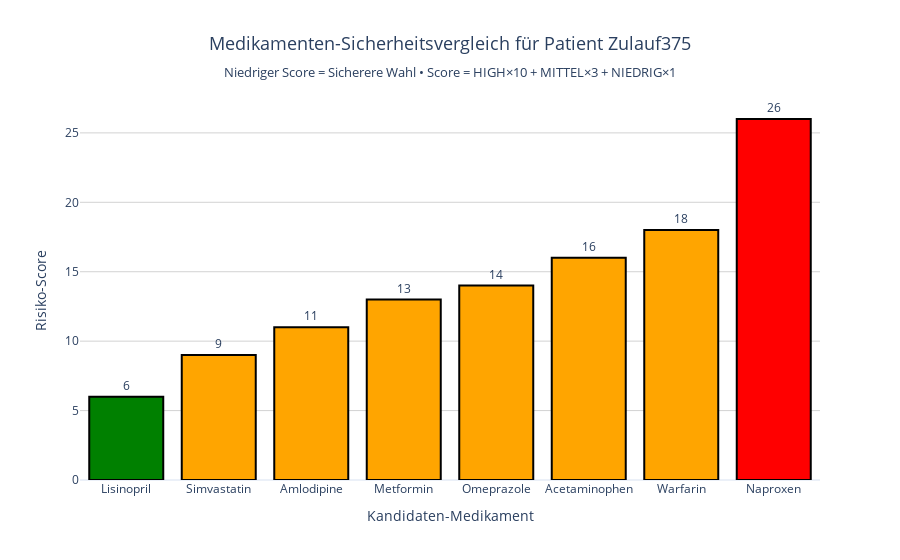

Source (notebook cell):
### Code cell
# Visualisierung 1: Risiko-Score Vergleich als Balkendiagramm
fig = go.Figure()

# Farben: Grün = sicherste Option, Rot = gefährlichste, Orange = mittel
colors = ['green' if score == comparison_df['risk_score'].min() 
          else 'red' if score == comparison_df['risk_score'].max() 
          else 'orange' 
          for score in comparison_df['risk_score']]

fig.add_trace(go.Bar(
    x=comparison_df['drug_name'],
    y=comparison_df['risk_score'],
    marker=dict(
        color=colors,
        line=dict(color='black', width=2)
    ),
    text=comparison_df['risk_score'],
    textposition='outside',
    hovertemplate='<b>%{x}</b><br>Risiko-Score: %{y}<br>' +
                  'Wechselwirkungen: ' + comparison_df['total_interactions'].astype(str) + 
                  '<extra></extra>'
))

fig.update_layout(
    title=dict(
        text=f"Medikamenten-Sicherheitsvergleich für Patient {patient_name}<br>" +
             "<sub>Niedriger Score = Sicherere Wahl • Score = HIGH×10 + MITTEL×3 + NIEDRIG×1</sub>",
        x=0.5,
        xanchor='center',
        font=dict(size=18)
    ),
    xaxis=dict(title="Kandidaten-Medikament"),
    yaxis=dict(title="Risiko-Score", gridcolor='lightgray'),
    height=500,
    showlegend=False,
    plot_bgcolor='white',
    paper_bgcolor='white'
)

fig.show()

print("\nVisualisierungs-Hinweise:")
print("  - Grün: Sicherste Option (niedrigster Score)")
print("  - Rot: Höchstes Risiko (höchster Score)")
print("  - Orange: Mittleres Risiko")

### Figure 1 — Plotly figure (JSON) as saved in the notebook; plotly's stock layout.template omitted (floating-point values rounded to 4 significant figures)
{"data": [{"hovertemplate": ["<b>%{x}</b><br>Risiko-Score: %{y}<br>Wechselwirkungen: 2<extra></extra>", "<b>%{x}</b><br>Risiko-Score: %{y}<br>Wechselwirkungen: 3<extra></extra>", "<b>%{x}</b><br>Risiko-Score: %{y}<br>Wechselwirkungen: 2<extra></extra>", "<b>%{x}</b><br>Risiko-Score: %{y}<br>Wechselwirkungen: 2<extra></extra>", "<b>%{x}</b><br>Risiko-Score: %{y}<br>Wechselwirkungen: 3<extra></extra>", "<b>%{x}</b><br>Risiko-Score: %{y}<br>Wechselwirkungen: 3<extra></extra>", "<b>%{x}</b><br>Risiko-Score: %{y}<br>Wechselwirkungen: 5<extra></extra>", "<b>%{x}</b><br>Risiko-Score: %{y}<br>Wechselwirkungen: 4<extra></extra>"], "marker": {"color": ["green", "orange", "orange", "orange", "orange", "orange", "orange", "red"], "line": {"color": "black", "width": 2}}, "text": [6.0, 9.0, 11.0, 13.0, 14.0, 16.0, 18.0, 26.0], "textposition": "outside", "type": "bar", "x": ["Lisinopril", "Simvastatin", "Amlodipine", "Metformin", "Omeprazole", "Acetaminophen", "Warfarin", "Naproxen"], "y": [6, 9, 11, 13, 14, 16, 18, 26]}], "layout": {"autosize": true, "paper_bgcolor": "white", "plot_bgcolor": "white", "showlegend": false, "title": {"font": {"size": 18}, "text": "Medikamenten-Sicherheitsvergleich für Patient Zulauf375<br><sub>Niedriger Score = Sicherere Wahl • Score = HIGH×10 + MITTEL×3 + NIEDRIG×1</sub>", "x": 0.5, "xanchor": "center"}, "xaxis": {"autorange": true, "range": [-0.5, 7.5], "title": {"text": "Kandidaten-Medikament"}, "type": "category"}, "yaxis": {"autorange": true, "gridcolor": "lightgray", "range": [0, 27.37], "title": {"text": "Risiko-Score"}, "type": "linear"}}}
